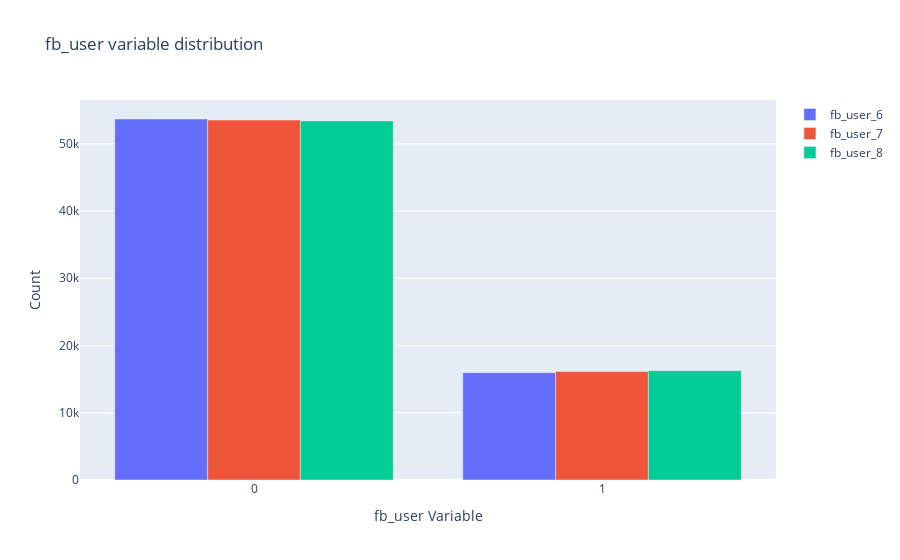

The notebook cell this image was saved under:
### Code cell
groupedBarPlot('fb_user')

### Figure 1 — Plotly figure (JSON) as saved in the notebook; plotly's stock layout.template omitted (floating-point values rounded to 4 significant figures)
{"data": [{"name": "fb_user_6", "type": "bar", "x": [0, 1], "y": [53686, 15967]}, {"name": "fb_user_7", "type": "bar", "x": [0, 1], "y": [53532, 16121]}, {"name": "fb_user_8", "type": "bar", "x": [0, 1], "y": [53394, 16259]}], "layout": {"title": {"text": "fb_user variable distribution"}, "xaxis": {"title": {"text": "fb_user Variable"}}, "yaxis": {"title": {"text": "Count"}}}}
